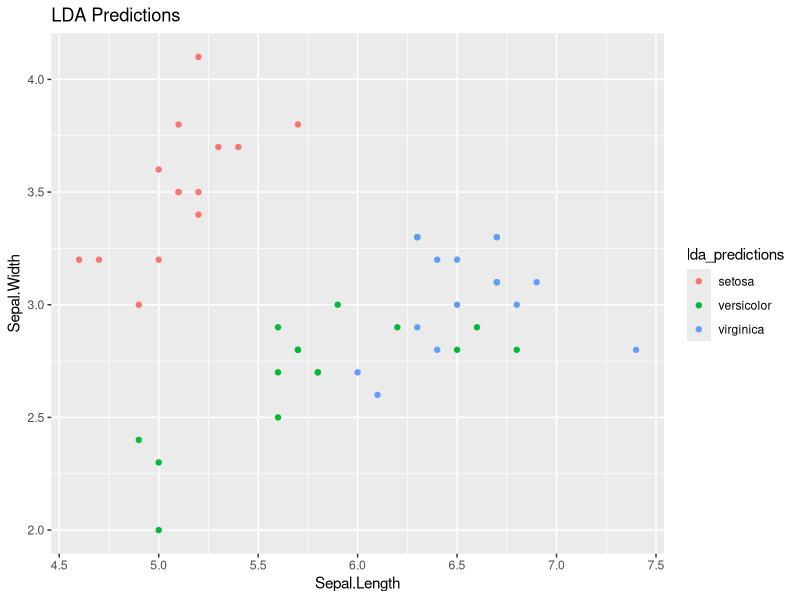
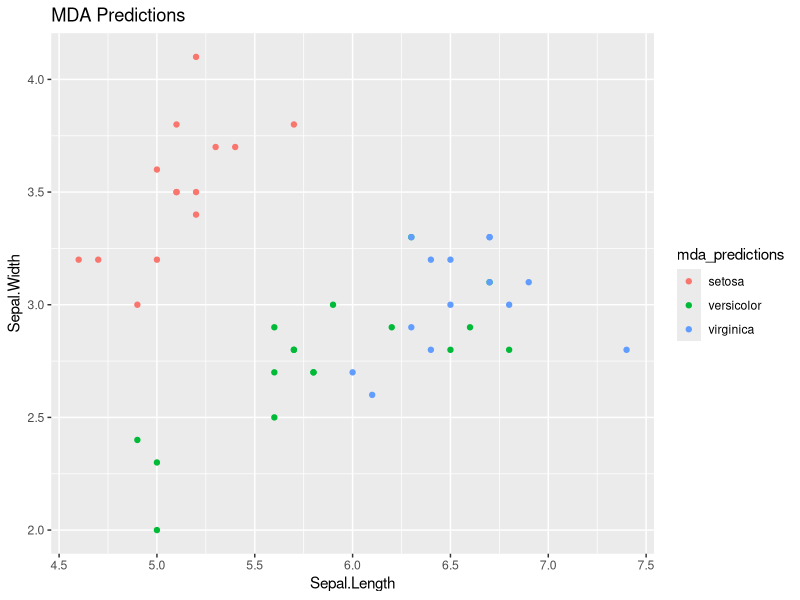
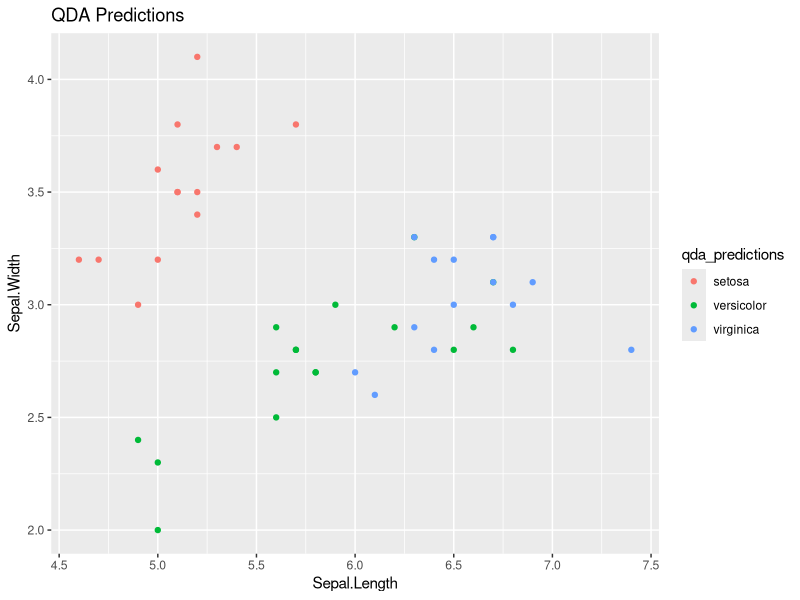

These figures' R source, in order: (Note: this script raises an error after producing the figures.)
# Load necessary libraries
library(ggplot2)
library(MASS)
library(mda)
library(caret)

# Load and inspect the iris dataset
data(iris)
df <- iris
head(df)

# Split the data into training and testing sets
set.seed(123)
train_indices <- sample(1:nrow(df), size = 0.7 * nrow(df))
train_data <- df[train_indices, ]
test_data <- df[-train_indices, ]

# Train LDA model
lda_model <- lda(Species ~ ., data = train_data)
lda_predictions <- predict(lda_model, newdata = test_data)$class

# Train QDA model
qda_model <- qda(Species ~ ., data = train_data)
qda_predictions <- predict(qda_model, newdata = test_data)$class

# Train MDA model
mda_model <- mda(Species ~ ., data = train_data)
mda_predictions <- predict(mda_model, newdata = test_data)

# Evaluate the models
lda_confusion <- confusionMatrix(lda_predictions, test_data$Species)
qda_confusion <- confusionMatrix(qda_predictions, test_data$Species)
mda_confusion <- confusionMatrix(mda_predictions, test_data$Species)

# Print the accuracies
cat("LDA Accuracy:", lda_confusion$overall['Accuracy'], "\n")
cat("QDA Accuracy:", qda_confusion$overall['Accuracy'], "\n")
cat("MDA Accuracy:", mda_confusion$overall['Accuracy'], "\n")

# Plot the results
plot_lda <- ggplot(test_data, aes(Sepal.Length, Sepal.Width, color = lda_predictions)) +
  geom_point() +
  ggtitle("LDA Predictions")

plot_qda <- ggplot(test_data, aes(Sepal.Length, Sepal.Width, color = qda_predictions)) +
  geom_point() +
  ggtitle("QDA Predictions")

plot_mda <- ggplot(test_data, aes(Sepal.Length, Sepal.Width, color = mda_predictions)) +
  geom_point() +
  ggtitle("MDA Predictions")

grid.arrange(plot_lda, plot_qda, plot_mda, nrow = 2)
